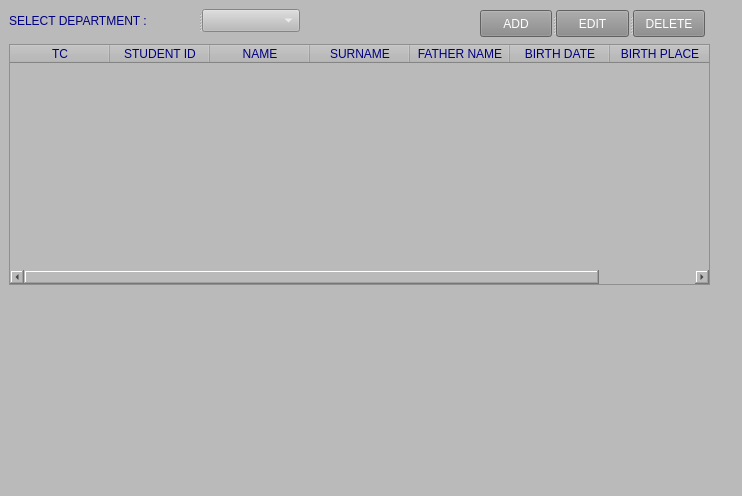
<?xml version="1.0" encoding="UTF-8"?>
<ui version="4.0">
 <class>AdminStudent</class>
 <widget class="QMainWindow" name="AdminStudent">
  <property name="geometry">
   <rect>
    <x>0</x>
    <y>0</y>
    <width>742</width>
    <height>496</height>
   </rect>
  </property>
  <property name="acceptDrops">
   <bool>false</bool>
  </property>
  <property name="windowTitle">
   <string>Student</string>
  </property>
  <property name="styleSheet">
   <string notr="true">background-color: rgb(186, 186, 186);</string>
  </property>
  <widget class="QWidget" name="centralwidget">
   <widget class="QTableWidget" name="tableWidget">
    <property name="geometry">
     <rect>
      <x>9</x>
      <y>44</y>
      <width>701</width>
      <height>241</height>
     </rect>
    </property>
    <property name="styleSheet">
     <string notr="true">color: rgb(0, 0, 127);
font: 12pt &quot;Rockwell Condensed&quot;;</string>
    </property>
    <column>
     <property name="text">
      <string>TC</string>
     </property>
    </column>
    <column>
     <property name="text">
      <string>STUDENT ID</string>
     </property>
    </column>
    <column>
     <property name="text">
      <string>NAME</string>
     </property>
    </column>
    <column>
     <property name="text">
      <string>SURNAME</string>
     </property>
    </column>
    <column>
     <property name="text">
      <string>FATHER NAME</string>
     </property>
    </column>
    <column>
     <property name="text">
      <string>BIRTH DATE</string>
     </property>
    </column>
    <column>
     <property name="text">
      <string>BIRTH PLACE</string>
     </property>
    </column>
   </widget>
   <widget class="QLabel" name="label_8">
    <property name="geometry">
     <rect>
      <x>310</x>
      <y>320</y>
      <width>141</width>
      <height>131</height>
     </rect>
    </property>
    <property name="styleSheet">
     <string notr="true">image: url(:/newPrefix/Aydin.png);
image: url(:/newPrefix/Aydin.png);
image: url(:/newPrefix/Aydin.png);
image: url(:/newPrefix/Aydin.png);
image: url(:/newPrefix/Aydin.png);</string>
    </property>
    <property name="text">
     <string/>
    </property>
   </widget>
   <widget class="QSplitter" name="splitter">
    <property name="geometry">
     <rect>
      <x>9</x>
      <y>9</y>
      <width>291</width>
      <height>23</height>
     </rect>
    </property>
    <property name="orientation">
     <enum>Qt::Horizontal</enum>
    </property>
    <widget class="QLabel" name="label">
     <property name="styleSheet">
      <string notr="true">font: 12pt &quot;Rockwell Condensed&quot;;
color: rgb(0, 0, 127);</string>
     </property>
     <property name="text">
      <string>SELECT DEPARTMENT :</string>
     </property>
    </widget>
    <widget class="QComboBox" name="stu_Combo">
     <property name="styleSheet">
      <string notr="true">font: 12pt &quot;Rockwell Condensed&quot;;
color: rgb(255,255,255);</string>
     </property>
    </widget>
   </widget>
   <widget class="QSplitter" name="splitter_2">
    <property name="geometry">
     <rect>
      <x>480</x>
      <y>10</y>
      <width>225</width>
      <height>27</height>
     </rect>
    </property>
    <property name="orientation">
     <enum>Qt::Horizontal</enum>
    </property>
    <widget class="QPushButton" name="btn_Add">
     <property name="styleSheet">
      <string notr="true">background-color: rgb(136, 136, 136);
color: rgb(255, 255, 255);
font: 12pt &quot;Rockwell Condensed&quot;;
</string>
     </property>
     <property name="text">
      <string>ADD</string>
     </property>
    </widget>
    <widget class="QPushButton" name="btn_Edit">
     <property name="styleSheet">
      <string notr="true">background-color: rgb(136, 136, 136);
color: rgb(255, 255, 255);
font: 12pt &quot;Rockwell Condensed&quot;;</string>
     </property>
     <property name="text">
      <string>EDIT</string>
     </property>
    </widget>
    <widget class="QPushButton" name="btn_Delete">
     <property name="styleSheet">
      <string notr="true">background-color: rgb(136, 136, 136);
color: rgb(255, 255, 255);
font: 12pt &quot;Rockwell Condensed&quot;;</string>
     </property>
     <property name="text">
      <string>DELETE</string>
     </property>
    </widget>
   </widget>
  </widget>
  <widget class="QMenuBar" name="menubar">
   <property name="geometry">
    <rect>
     <x>0</x>
     <y>0</y>
     <width>742</width>
     <height>21</height>
    </rect>
   </property>
  </widget>
  <widget class="QStatusBar" name="statusbar"/>
 </widget>
 <resources>
  <include location="../../../../Documents/masaüstü/asd.qrc"/>
 </resources>
 <connections/>
</ui>
